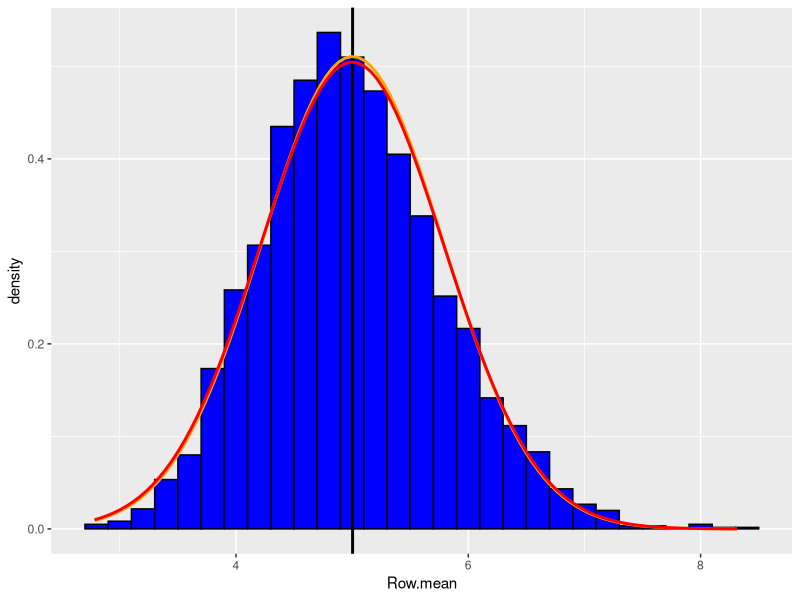

R code for this plot:
## ---- chunk 1
require(knitr)
require(ggplot2)
set.seed(1)
## ---- chunk 2
n<-40
lambda<-0.2
numsim<-3000
## ---- chunk 3
data  = matrix(rexp(n*numsim,lambda),numsim)
Row.mean = apply(data,1,mean)
## ---- chunk 4
Theo.Mean = 1/lambda
Act.Mean = mean(data)
## ---- chunk 5
Theo.Sd = Theo.Mean * (1/sqrt(n))
Act.Sd = sd(Row.mean)
Sd.Change = Theo.Sd - Act.Sd
## ---- chunk 6
Theo.var = Theo.Sd^2
Act.var<-var(Row.mean)
var.change = Theo.var - Act.var
## ---- chunk 7
data.new = data.frame(Row.mean)
mp<-ggplot(data.new,aes(x=Row.mean))
mp<-mp+geom_histogram(binwidth = lambda,fill="blue",color="black",aes(y = ..density..))
mp<-mp + geom_vline(xintercept=Act.Mean,size=1.0, color="black")
mp<-mp + stat_function(fun=dnorm,args=list(mean=Act.Mean, sd=Act.Sd),color = "orange", size = 1.0)
mp<-mp + stat_function(fun=dnorm,args=list(mean=Theo.Mean, sd=Theo.Sd),color = "red", size = 1.0)
mp
